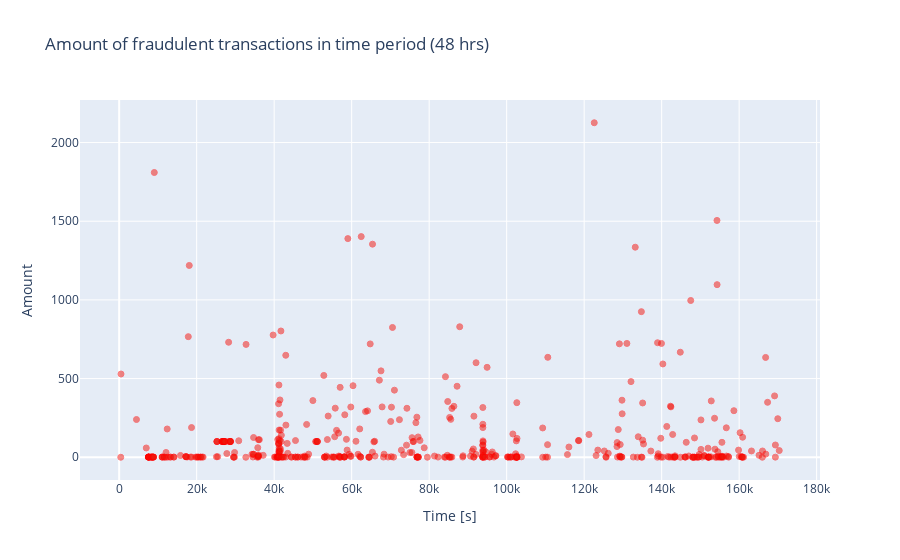

Notebook code for this chart:
### Markdown cell above
#### The real transaction have a smaller mean value, larger Q2, larger Q3, smaller Q4 and larger outliers; while fraudulent transactions have a larger mean and smaller outliers.

### Code cell
fraud = df.loc[df['Class'] == 1]

trace = go.Scatter(
    x = fraud['Time'], y = fraud['Amount'],
    name="Amount",
     marker=dict(
                color='rgb(238,23,11)',
                line=dict(
                    color='red',
                    width=1),
                opacity=0.5,
            ),
    text= fraud['Amount'],
    mode = "markers"
)
data = [trace]
layout = dict(title = 'Amount of fraudulent transactions in time period (48 hrs)',
          xaxis = dict(title = 'Time [s]', showticklabels=True), 
          yaxis = dict(title = 'Amount'),
          hovermode='closest'
         )
fig = dict(data=data, layout=layout)
iplot(fig, filename='fraud-amount')

### Figure 1 — Plotly figure (JSON) as saved in the notebook; plotly's stock layout.template omitted (floating-point values rounded to 4 significant figures; data arrays with more than 128 entries replaced by an {"elided": "..."} marker saying what was removed)
{"data": [{"marker": {"color": "rgb(238,23,11)", "line": {"color": "red", "width": 1}, "opacity": 0.5}, "mode": "markers", "name": "Amount", "text": {"elided": "473 float values"}, "type": "scatter", "x": {"elided": "473 int values"}, "y": {"elided": "473 float values"}}], "layout": {"hovermode": "closest", "title": {"text": "Amount of fraudulent transactions in time period (48 hrs)"}, "xaxis": {"showticklabels": true, "title": {"text": "Time [s]"}}, "yaxis": {"title": {"text": "Amount"}}}}
